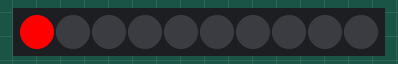
The program below on a simulated MicroPython board. Parts: 10 RGB LEDs in strip order, left to right. What the program prints to the serial console is not drawn.

Above: at 0.1 s.
At 3.1 s:
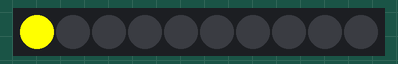
At 4.1 s:
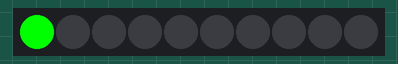

The program:

loesung02.py
```python
"""
AUFGABE 2: LED-Streifen - Ampelschaltung

Erstelle eine Ampelschaltung:
- Erste LED rot für 3 Sekunden
- Erste LED gelb für 1 Sekunde
- Erste LED grün für 3 Sekunden
- Wiederhole endlos

Erweitere es: Zeige alle drei Farben gleichzeitig auf LED 1, 2, 3
"""

import machine
import time
from neopixel import NeoPixel

LED_GP = 16
ANZAHL_LEDS = 10
pin = machine.Pin(LED_GP, machine.Pin.OUT)
leds = NeoPixel(pin, ANZAHL_LEDS)

# Farben definieren
rot = (255, 0, 0)
gelb = (255, 255, 0)
gruen = (0, 255, 0)
aus = (0, 0, 0)

print("Ampel startet...")

# Endlos-Schleife für Ampel
while True:
    # Rot für 3 Sekunden
    leds[0] = rot
    leds.write()
    time.sleep(3)

    # Gelb für 1 Sekunde
    leds[0] = gelb
    leds.write()
    time.sleep(1)

    # Grün für 3 Sekunden
    leds[0] = gruen
    leds.write()
    time.sleep(3)
```

Measured:
- by itself, everything shown: repeats every 7.0 s, in 3 steps
- what the display in image 1 shows lasts 1.0 s, from 3.0 s to 4.0 s
- what the display in image 2 shows lasts 3.0 s, from 4.0 s to 7.0 s
